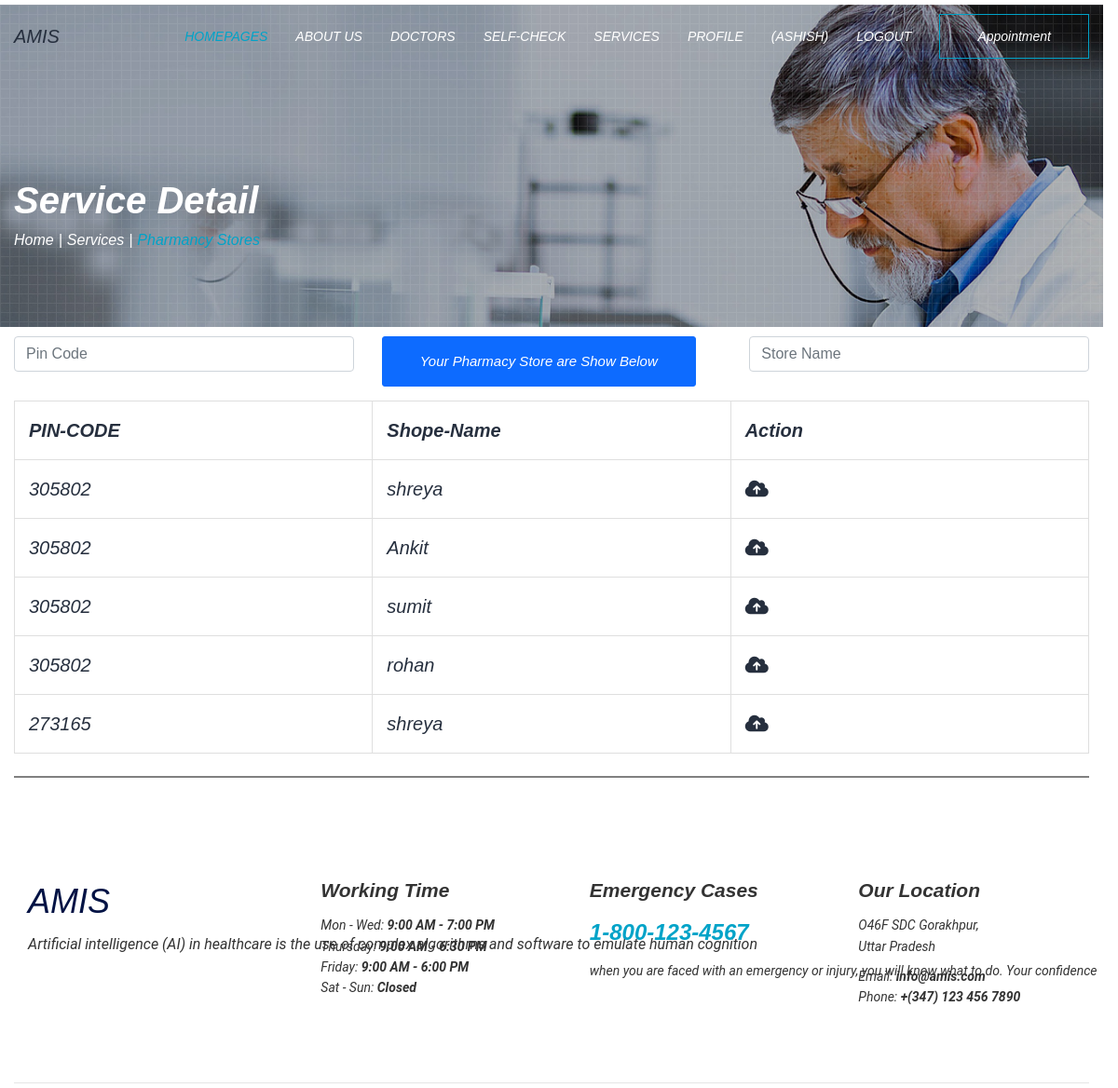
The app's page /shop/ (signed in) with its own data.
### amisapp1/models.py (models this page shows)
class userType_table(models.Model):
    user = models.OneToOneField(User,on_delete=models.CASCADE)
    userType = models.CharField(max_length=50)
    username = models.CharField(max_length=50,null=True)
    age = models.CharField(max_length=20, null=True,blank=True);
    bloodgroup = models.CharField(max_length=10,null=True,blank=True)
    address = models.CharField(max_length=100,null=True,blank=True)
    city = models.CharField(max_length=100,null=True,blank=True)
    country = models.CharField(max_length=100,null=True,blank=True)
    postal = models.CharField(max_length=20, null=True,blank=True)
    about = models.CharField(max_length=500,null=True,blank=True)
    phone = models.CharField(max_length=20, null=True)
    gender = models.CharField(max_length=10,null=True)
    profile_pic = models.ImageField(upload_to="userProfile",null=True)
    def __str__(self):
        return self.user.first_name

### amisapp1/views.py (the view)
# urls.py: path('shop/', views.shop, name='shop'),
def shop(request):
    context = {}
    data = userType_table.objects.filter(userType="pharmacist")
    context["data"] = data
    print(data)
    return render(request,"services/pharma.html",context)

### templates/services/pharma.html (shortened to what this page needs)
<!doctype html>
{% extends "base.html"%}
{% block body%}
{%load static%}
<div class="sub-header p-relative">
            <div class="pattern"></div>
            <div class="section-padding">
                <div class="container">
                    <div class="row">
                        <div class="col-12">
                            <div class="sub-header-content p-relative">
                                <h1 class="text-custom-white lh-default fw-600">Service Detail</h1>
                                <ul class="custom">
                                    <li>
                                        <a href="{% url 'patientDashboard'%}" class="text-custom-white">Home</a>
                                    </li>
                                    <li>
                                        <a href="{% url 'service'%}" class="text-custom-white">Services</a>
                                    </li>
                                    <li class="text-custom-white active">Pharmancy Stores</li>
                                </ul>
                            </div>
                        </div>
                    </div>
                </div>
            </div>
        </div>
<div class="container">
<div class="row">
  <div class="col-sm-4" style="margin-top:10px;"><input class="form-control" type="text"id="myInputed" onkeyup="myFunction()" placeholder="Pin Code" aria-label="Search" title="Type Code">
  </div>
  <div class="col-sm-4"style="margin-top:10px;"><a href="{% url 'shop'%}" class="btn btn-primary ">Your Pharmacy Store are Show Below</a></div>
  <div class="col-sm-4"style="margin-top:10px;"><input class="form-control" type="text"id="myInputing" onkeyup="myFunction()" placeholder="Store Name" aria-label="Search" title="Type in a name">
</div>
</div>
</div>
<div class="container" style="margin-top:15px;">
<table id="myTable">
  <tr class="header">
    <th style="width:20%;"> PIN-CODE</th>
    <th style="width:20%;">Shope-Name</th>
    <th style="width:20%;">Action</th>
  </tr>
  {%for data in data%}
  <tr>
    {%if data.postal%}
    <td>{{data.postal}}</td>
    {%else%}
    <td>273165</td>
    {%endif%}
    <td>{{data.user.first_name}}</td>
      <td><a href="{% url 'firstpharmastore'%}?id={{data.username}}"> <i class="fas fa-cloud-upload-alt"></i></a></td>
  </tr>
  {%endfor%}
</table>
</div>
<div class="container">
<hr class="my-4" style="height:2px;border-width:0;color:gray;background-color:gray">
  <div>
        <footer class="section-padding bg-custom-white footer-style-1">
            <div class="container">
                <div class="row">
                    <div class="col-md-6 col-lg-3">
                        <div class="footer-box mb-md-40">
                            <div class="logo">
                                <a href="#">
                                    <h2>AMIS</h2>
                                </a>
                            </div>
                            <p class="text-custom-black no-margin">
                               Artificial intelligence (AI) in healthcare is the use of complex algorithms and software to emulate human cognition
                            </p>
                        </div>
                    </div>
                    <div class="col-md-6 col-lg-3">
                        <div class="footer-info mb-md-40">
                            <h5 class="text-custom-black fw-600">Working Time</h5>
                            <p class="no-margin text-custom-black fs-14">
                                Mon - Wed: <span class="text-custom-black fw-600">9:00 AM - 7:00 PM</span><br>
                                Thursday: <span class="text-custom-black fw-600">9:00 AM - 6:30 PM</span><br>
                                Friday: <span class="text-custom-black fw-600">9:00 AM - 6:00 PM</span><br>
                                Sat - Sun: <span class="text-custom-black fw-600">Closed</span>
                            </p>
                        </div>
                    </div>
                    <div class="col-md-6 col-lg-3">
                        <div class="footer-info mb-sm-40">
                            <h5 class="text-custom-black fw-600">Emergency Cases</h5>
                            <h4 class="text-light-blue fw-600">1-800-123-4567</h4>
                            <p class="no-margin text-custom-black fs-14">when you are faced with an emergency or injury, you will know what to do. Your confidence</p>
                        </div>
                    </div>
                    <div class="col-md-6 col-lg-3">
                        <div class="footer-info">
                            <h5 class="text-custom-black fw-600">Our Location</h5>
                            <p class="text-custom-black fs-14">O46F SDC Gorakhpur,<br>Uttar Pradesh</p>
                            <p class="no-margin text-custom-black fs-14">
                                Email: <a href="#" class="text-custom-black fw-600">info@amis.com</a><br>
                                Phone: <a href="#" class="text-custom-black fw-600">+(347) 123 456 7890</a>
                            </p>
                        </div>
                    </div>
                </div>
            </div>
        </footer>
{% endblock %}

### templates/base.html (shortened to what this page needs)
{% load static %}
<!doctype html>
<html lang="en">
  <head>
    <link rel="stylesheet" href="https://maxcdn.bootstrapcdn.com/bootstrap/4.0.0/css/bootstrap.min.css">
    <link href="{%static "assets/css/bootstrap.min.css"%}" rel="stylesheet">
    <link href="{%static "assets/css/font-awesome.css"%}" rel="stylesheet">
    <link href="{%static "assets/css/font/flaticon.css"%}" rel="stylesheet">
    <link href="{%static "assets/css/slick.css"%}" rel="stylesheet">
    <link href="{%static "assets/css/ion.rangeSlider.min.css"%}" rel="stylesheet">
    <link href="{%static "assets/css/datepicker.css"%}" rel="stylesheet">
    <link href="{%static "assets/css/magnific-popup.css"%}" rel="stylesheet">
    <link href="{%static "assets/css/nice-select.css"%}" rel="stylesheet">
    <link href="{%static "assets/css/style.css"%}" rel="stylesheet">
    <link href="{%static "assets/css/responsive.css"%}" rel="stylesheet">
    	<link rel="stylesheet" class="color-changing" href="{%static "assets/css/style.css"%}">
    <link rel="stylesheet" href="{%static "assets/css/vendor.bundle.css"%}" >
    <link rel="stylesheet" href="{%static "assets/css/costyle.css"%}">
  </head>
  <body>
         <header class="header-style-1">
          <div class="main-navigation-style-1">
              <div class="container">
                  <div class="row">
                      <div class="col-12">
                          <div class="navigation">
                              <div class="logo">
                                  <a href="#">
                                     <marquee direction="right" behavior="alternate"><em class="navbar-brand " href="#">AMIS </b></a></marquee>
                              </div>
                              <div class="main-menu">
                                  <nav>
                                      <ul class="custom">
                                          <li class="menu-item active">
                                              <a href="{% url 'patientDashboard'%}" class="text-custom-white">Homepages</a>
                                          </li>
                                          <li class="menu-item">
                                              <a href="{% url 'aboutus'%}" class="text-custom-white">About Us</a>
                                          </li>
                                          <li class="menu-item">
                                              <a href="{% url 'doctors'%}" class="text-custom-white">Doctors</a>
                                          </li>
                                          <li class="menu-item">
                                              <a href="{% url 'check'%}" class="text-custom-white">Self-check</a>
                                          </li>
                                         <li class="menu-item ">
                                              <a href="{% url 'service'%}" class="text-custom-white">Services</a>
                                          </li>
                                          <li class="menu-item">
                                              <a href="{% url 'profile'%}" class="text-custom-white">Profile</a>
                                          </li>
                                          {% if user.is_authenticated %}
                                          <li class="menu-item">
                                              <a href="{% url 'profile'%}" class="text-custom-white">({{user.first_name}})</a>
                                          </li>
                                          <li class="menu-item">
                                              <a href="{% url 'user_logout' %}" class="text-custom-white">Logout</a>
                                          </li>
                                          {% endif %}
                                      </ul>
                                  </nav>
                                  <div class="right-side">
                                      <div class="cta-btn">
                                          <a href="{% url 'appointment'%}" class="btn-first btn-submit">
                                              Appointment
                                          </a>
                                      </div>
                                  </div>
                              </div>
                          </div>
                      </div>
                  </div>
              </div>
          </div>
      </header>
    {% block body %}
    {% endblock %}
  </body>
</html>

### static/assets/css/costyle.css (style rules this page uses)
body { font-family: 'Barlow', Arial, Helvetica, sans-serif; color: #262f3e; font-size: 16px; line-height: 1.6; font-weight: 400; -webkit-font-smoothing: antialiased; -moz-osx-font-smoothing: grayscale; position: relative; }
h1, h2, h3, h4, h5, h6, p, ol, table { margin-bottom: 10px; line-height: 1.6; }
h1:last-child, h2:last-child, h3:last-child, h4:last-child, h5:last-child, h6:last-child, p:last-child, ol:last-child, table:last-child { margin-bottom: 0; }
h1, h2, h3, h4, h5, h6 { font-weight: 500; color: #001244; }
h1, .h1 { font-size: 36px; }
h2, .h2 { font-size: 28px; }
h4, .h4 { font-size: 22px; }
h5, .h5 { font-size: 18px; }
p { font-size: .86em; font-weight: 400; }
p :last-child { margin-bottom: 0; }
@media (min-width: 768px) { h1, .h1 { font-size: 48px; } }
@media (min-width: 768px) { h2, .h2 { font-size: 36px; } }
@media (min-width: 768px) { h4, .h4 { font-size: 24px; } }
@media (min-width: 768px) { h5, .h5 { font-size: 21px; } }
@media (min-width: 768px) { p { font-size: 16px; } }
ul, ol { padding: 0px; margin: 0px; list-style: none; }
a { outline: 0; transition: all 0.5s; color: #262f3e; }
a:link, a:visited { text-decoration: none; }
@media (min-width: 1200px) { .container { max-width: 1200px; } }
body { min-width: 302px; overflow-x: hidden; }
.btn { font-size: 15px; font-weight: 400; line-height: 26px; padding: 11px 21px; text-align: center; justify-content: center; border-radius: 0; color: #fff; background: #0d6bff; border: 1px solid #0d6bff; transition: all .5s; border-radius: 3px; }
@media (min-width: 576px) { .btn { padding: 13px 30px; } }
@media (min-width: 1200px) { .btn { padding: 13px 40px; } }
.header { position: relative; }
h1 { font-size: 40px; }

### records on screen
userType_table: postal "305802", user.first_name "shreya"
userType_table: postal "305802", user.first_name "Ankit"
userType_table: postal "305802", user.first_name "sumit"
userType_table: postal "305802", user.first_name "rohan"
userType_table: shows "273165", user.first_name "shreya"

### other values on screen
{{ user.first_name }} "ASHISH"
